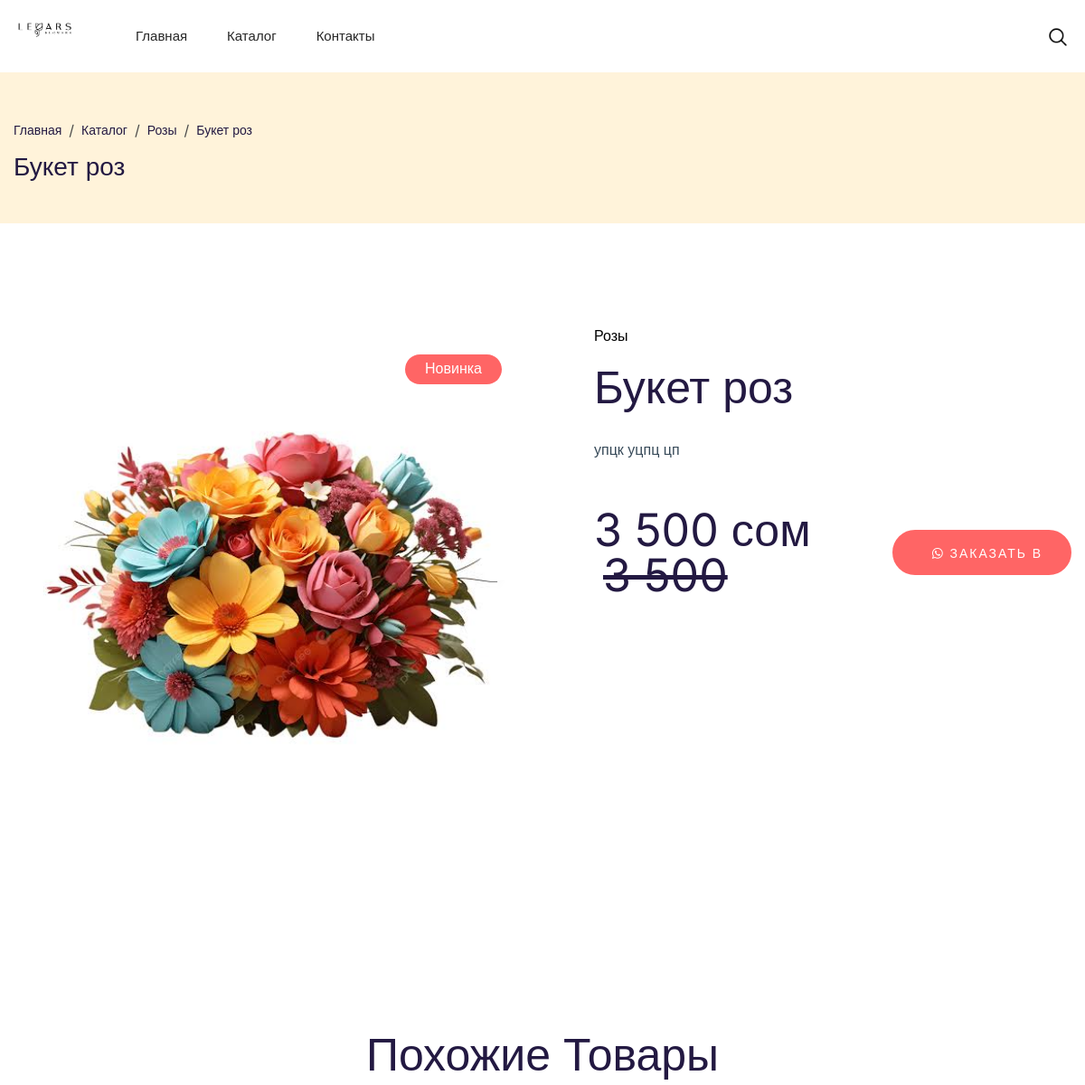
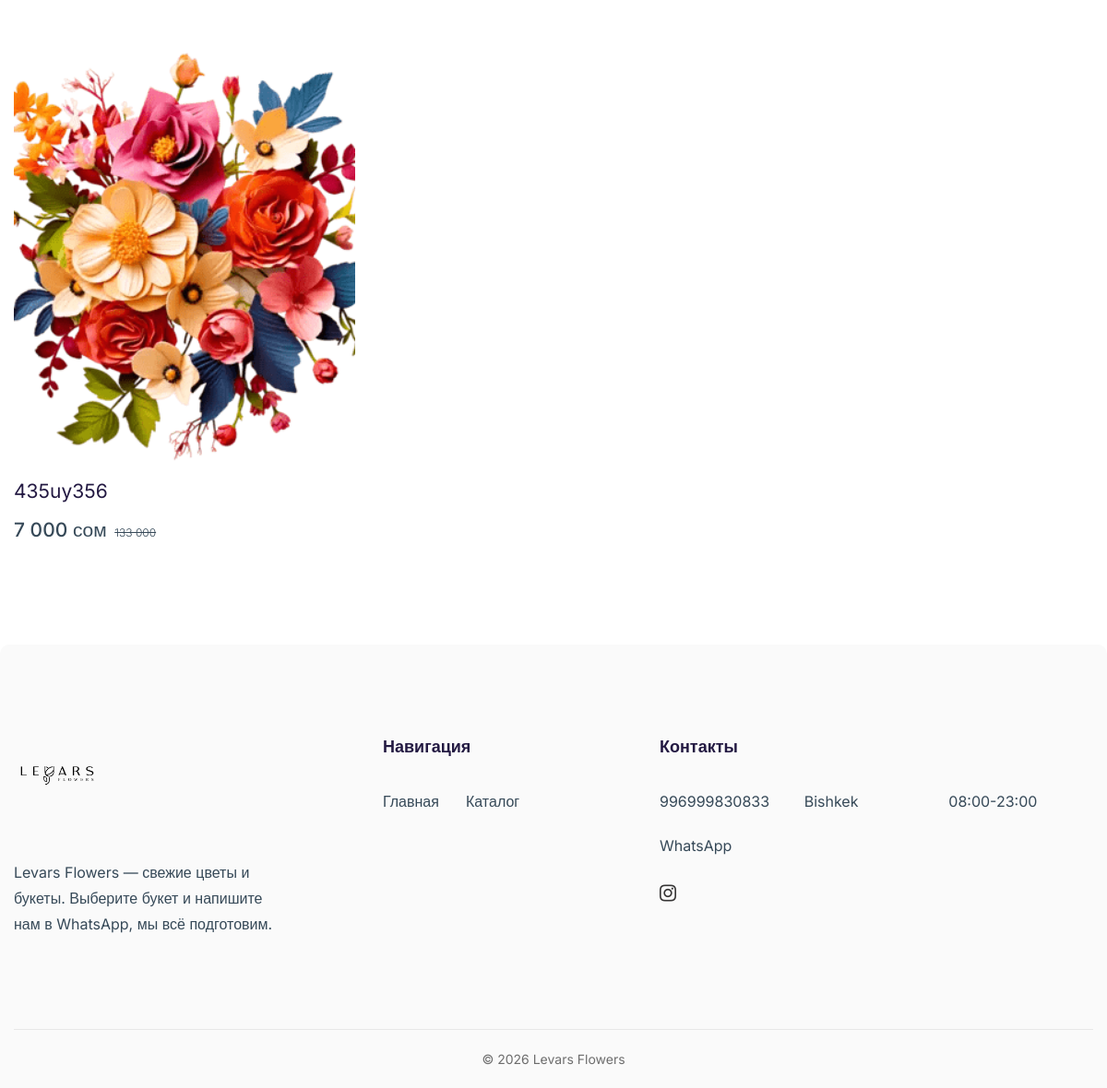
Screenshot of /product/buket-roz2/ with the database file from the repository (2 pictures, top to bottom).
### shop/models.py (models this page shows, shortened)
class Product(models.Model):
    name = models.CharField('Название', max_length=200)
    slug = models.SlugField('Адрес (slug)', unique=True)
    description = models.TextField('Описание', blank=True)
    price = models.PositiveIntegerField('Цена')
    old_price = models.PositiveIntegerField('Старая цена', null=True, blank=True)
    category = models.ForeignKey(
        Category, on_delete=models.PROTECT,
        related_name='products', verbose_name='Категория',
    )
    image = models.ImageField('Фото', upload_to='products/')
    in_stock = models.BooleanField('В наличии', default=True)
    is_new = models.BooleanField('Новинка', default=False)
    order = models.PositiveIntegerField('Порядок', default=0)
    created_at = models.DateTimeField(auto_now_add=True)
    is_bestseller = models.BooleanField('Топ продаж', default=False)
    class Meta:
        ordering = ['order', '-created_at']
        verbose_name = 'Товар'
        verbose_name_plural = 'Товары'
    def get_absolute_url(self):
        return reverse('product_detail', args=[self.slug])

class Category(models.Model):
    name = models.CharField('Название', max_length=100)
    slug = models.SlugField('Адрес (slug)', unique=True)
    image = models.ImageField('Иконка (для главной страницы)', upload_to='categories/', blank=True)
    order = models.PositiveIntegerField('Порядок', default=0)
    class Meta:
        ordering = ['order', 'name']
        verbose_name = 'Категория'
        verbose_name_plural = 'Категории'

class SiteSettings(models.Model):
    whatsapp = models.CharField(
        'Номер WhatsApp', max_length=20,
        help_text='Только цифры, с кодом страны, без "+" и пробелов',
    )
    currency = models.CharField(
        'Валюта', max_length=10, blank=True,
        help_text='Показывается после цены, например: сом, ₽, $',
    )
    phone = models.CharField('Телефон для показа', max_length=30, blank=True)
    address = models.CharField('Адрес', max_length=300, blank=True)
    working_hours = models.CharField('Часы работы', max_length=100, blank=True)
    instagram = models.URLField('Instagram', blank=True)
    class Meta:
        verbose_name = 'Настройки сайта'
        verbose_name_plural = 'Настройки сайта'
    @classmethod
    def load(cls):
        obj, _ = cls.objects.get_or_create(pk=1)
        return obj

### shop/views.py (the view)
# urls.py: path('product/<slug:slug>/', views.product_detail, name='product_detail'),
def product_detail(request, slug):
    product = get_object_or_404(Product.objects.select_related('category'), slug=slug)
    related = (
        Product.objects.filter(category=product.category)
        .exclude(pk=product.pk)[:3]
    )
    return render(request, 'shop/product_detail.html', {'product': product, 'related': related})

### shop/context_processors.py (called while the page is built)
def site_context(request):
    return {
        'site': SiteSettings.load(),
        'nav_categories': Category.objects.all(),
    }

### shop/templatetags/shop_tags.py (called while the page is built)
@register.simple_tag(takes_context=True)
def whatsapp_url(context, product=None):
    site = context.get('site')
    number = ''.join(ch for ch in (site.whatsapp if site else '') if ch.isdigit())
    if not number:
        return '#'
    if product is None:
        text = 'Здравствуйте! Хочу сделать заказ.'
    else:
        request = context.get('request')
        link = request.build_absolute_uri(product.get_absolute_url()) if request else ''
        price = f'{product.price} {site.currency}'.strip()
        text = f'Здравствуйте! Хочу заказать: {product.name} — {price}\n{link}'.strip()
    return f'https://wa.me/{number}?text={quote(text)}'

### shop/templates/shop/product_detail.html (shortened to what this page needs)
{% extends 'shop/base.html' %}
{% load static shop_tags %}
{% block content %}
<section class="page-header-area pt-10 pb-9" data-bg-color="#FFF3DA">
    <div class="container">
        <div class="row">
            <div class="col-md-8">
                <div class="page-header-st3-content text-center text-md-start">
                    <ol class="breadcrumb justify-content-center justify-content-md-start">
                        <li class="breadcrumb-item"><a class="text-dark" href="{% url 'home' %}">Главная</a></li>
                        <li class="breadcrumb-item"><a class="text-dark" href="{% url 'catalog' %}">Каталог</a></li>
                        <li class="breadcrumb-item"><a class="text-dark" href="{% url 'catalog' %}?category={{ product.category.slug }}">{{ product.category.name }}</a></li>
                        <li class="breadcrumb-item active text-dark" aria-current="page">{{ product.name }}</li>
                    </ol>
                    <h2 class="page-header-title">{{ product.name }}</h2>
                </div>
            </div>
        </div>
    </div>
</section>
<section class="section-space">
    <div class="container">
        <div class="row product-details">
            <div class="col-lg-6">
                <div class="product-details-thumb">
                    <img src="{{ product.image.url }}" width="570" height="693" alt="{{ product.name }}">
                    {% if product.is_new %}<span class="flag-new">Новинка</span>{% endif %}
                </div>
            </div>
            <div class="col-lg-6">
                <div class="product-details-content">
                    <h5 class="product-details-collection">{{ product.category.name }}</h5>
                    <h3 class="product-details-title">{{ product.name }}</h3>
                    {% if product.description %}
                    <p class="mb-6">{{ product.description|linebreaksbr }}</p>
                    {% endif %}
                    <div class="product-details-action">
                        <h4 class="price">
                            {{ product.price|floatformat:"0g" }} {{ site.currency }}
                            {% if product.old_price %}<del class="ms-2">{{ product.old_price|floatformat:"0g" }}</del>{% endif %}
                        </h4>
                        <div class="product-details-cart-wishlist">
                            {% if product.in_stock %}
                            <a class="btn" href="{% whatsapp_url product %}" target="_blank" rel="noopener"><i class="fa fa-whatsapp"></i> Заказать в WhatsApp</a>
                            {% else %}
                            <span class="btn disabled">Нет в наличии</span>
                            {% endif %}
                        </div>
                    </div>
                </div>
            </div>
        </div>
    </div>
</section>
{% if related %}
<section class="section-space pt-0">
    <div class="container">
        <div class="row">
            <div class="col-12">
                <div class="section-title text-center">
                    <h2 class="title">Похожие товары</h2>
                </div>
            </div>
        </div>
        <div class="row mb-n4 mb-sm-n10 g-3 g-sm-6">
            {% for product in related %}
            <div class="col-6 col-lg-4 mb-4 mb-sm-8">
                {% include 'shop/_product_card.html' %}
            </div>
            {% endfor %}
        </div>
    </div>
</section>
{% endif %}
{% endblock %}

### shop/templates/shop/base.html (shortened to what this page needs)
{% load static shop_tags %}
<!DOCTYPE html>
<html class="no-js" lang="ru">
<head>
    <link rel="stylesheet" href="{% static 'assets/css/vendor/bootstrap.min.css' %}">
    <link rel="stylesheet" href="{% static 'assets/css/plugins/swiper-bundle.min.css' %}">
    <link rel="stylesheet" href="{% static 'assets/css/plugins/font-awesome.min.css' %}">
    <link rel="stylesheet" href="{% static 'assets/css/plugins/fancybox.min.css' %}">
    <link rel="stylesheet" href="{% static 'assets/css/plugins/nice-select.css' %}">
    <link rel="stylesheet" href="{% static 'assets/css/style.min.css' %}">
</head>
<body>
    <div class="wrapper">
        <header class="header-area sticky-header {% block header_class %}{% endblock %}">
            <div class="container">
                <div class="row align-items-center">
                    <div class="col-5 col-lg-2 col-xl-1">
                        <div class="header-logo">
                            <a href="{% url 'home' %}">
                                <img class="logo-main" src="{% static 'assets/images/logo_levars_black.png' %}" width="95" height="68" alt="Levars Flowers" />
                            </a>
                        </div>
                    </div>
                    <div class="col-lg-7 col-xl-7 d-none d-lg-block">
                        <div class="header-navigation ps-7">
                            <ul class="main-nav justify-content-start">
                                <li><a href="{% url 'home' %}">Главная</a></li>
                                <li{% if nav_categories %} class="has-submenu"{% endif %}><a href="{% url 'catalog' %}">Каталог</a>
                                </li>
                                <li><a href="#contacts">Контакты</a></li>
                            </ul>
                        </div>
                    </div>
                    <div class="col-7 col-lg-3 col-xl-4">
                        <div class="header-action justify-content-end">
                            <button class="header-action-btn ms-0" type="button" data-bs-toggle="offcanvas" data-bs-target="#AsideOffcanvasSearch" aria-controls="AsideOffcanvasSearch">
                                <span class="icon">
                </span>
                            </button>
                        </div>
                    </div>
                </div>
            </div>
        </header>
        <main class="main-content">
            {% block content %}{% endblock %}
        </main>
        <footer class="footer-area" id="contacts">
            <div class="footer-main">
                <div class="container">
                    <div class="row">
                        <div class="col-md-6 col-lg-4">
                            <div class="widget-item">
                                <div class="widget-about">
                                    <a class="widget-logo" href="{% url 'home' %}">
                                        <img src="{% static 'assets/images/logo_levars_black.png' %}" width="95" height="68" alt="Levars Flowers">
                                    </a>
                                    <p class="desc">Levars Flowers — свежие цветы и букеты. Выберите букет и напишите нам в WhatsApp, мы всё подготовим.</p>
                                </div>
                            </div>
                        </div>
                        <div class="col-md-6 col-lg-3 mt-md-0 mt-9">
                            <div class="widget-item">
                                <h4 class="widget-title">Навигация</h4>
                                <ul class="widget-nav">
                                    <li><a href="{% url 'home' %}">Главная</a></li>
                                    <li><a href="{% url 'catalog' %}">Каталог</a></li>
                                </ul>
                            </div>
                        </div>
                        <div class="col-md-6 col-lg-5 mt-lg-0 mt-6">
                            <div class="widget-item">
                                <h4 class="widget-title">Контакты</h4>
                                <ul class="widget-nav">
                                    {% if site.phone %}<li><a href="tel:{{ site.phone }}">{{ site.phone }}</a></li>{% endif %}
                                    {% if site.address %}<li>{{ site.address }}</li>{% endif %}
                                    {% if site.working_hours %}<li>{{ site.working_hours }}</li>{% endif %}
                                    {% if site.whatsapp %}<li><a href="{% whatsapp_url %}" target="_blank" rel="noopener">WhatsApp</a></li>{% endif %}
                                </ul>
                                {% if site.instagram %}
                                <div class="widget-social">
                                    <a href="{{ site.instagram }}" target="_blank" rel="noopener" aria-label="Instagram"><i class="fa fa-instagram"></i></a>
                                </div>
                                {% endif %}
                            </div>
                        </div>
                    </div>
                </div>
            </div>
            <div class="footer-bottom">
                <div class="container pt-0 pb-0">
                    <div class="footer-bottom-content">
                        <p class="copyright">© {% now "Y" %} Levars Flowers</p>
                    </div>
                </div>
            </div>
        </footer>
    </div>
</body>
</html>

### shop/templates/shop/_product_card.html (shortened to what this page needs)
{% load shop_tags %}
<div class="product-item">
    <div class="product-thumb">
        <a class="d-block" href="{{ product.get_absolute_url }}">
            <img src="{{ product.image.url }}" width="370" height="450" alt="{{ product.name }}">
        </a>
        {% if product.in_stock %}
        <div class="product-action">
        </div>
        {% endif %}
    </div>
    <div class="product-info">
        <h4 class="title"><a href="{{ product.get_absolute_url }}">{{ product.name }}</a></h4>
        <div class="prices">
            {% if product.in_stock %}
            <span class="price">{{ product.price|floatformat:"0g" }} {{ site.currency }}</span>
            {% if product.old_price %}<span class="price-old">{{ product.old_price|floatformat:"0g" }}</span>{% endif %}
            {% else %}
            <span class="price">Нет в наличии</span>
            {% endif %}
        </div>
    </div>
</div>

### rows the page displays
Product: category.name "Розы", name "Букет роз", image (picture), description "упцк уцпц цп", price "3 500", old_price "3 500"
SiteSettings: currency "сом", phone "996999830833", address "Bishkek", working_hours "08:00-23:00"
Product: image (picture), name "435uy356", price "7 000", old_price "133 000"
